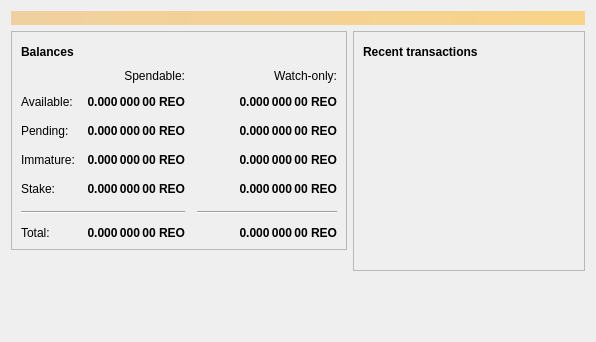
<?xml version="1.0" encoding="UTF-8"?>
<ui version="4.0">
 <class>OverviewPage</class>
 <widget class="QWidget" name="OverviewPage">
  <property name="geometry">
   <rect>
    <x>0</x>
    <y>0</y>
    <width>596</width>
    <height>342</height>
   </rect>
  </property>
  <property name="windowTitle">
   <string>Form</string>
  </property>
  <layout class="QVBoxLayout" name="topLayout">
   <item>
    <widget class="QLabel" name="labelAlerts">
     <property name="visible">
      <bool>false</bool>
     </property>
     <property name="styleSheet">
      <string notr="true">QLabel { background-color: qlineargradient(x1: 0, y1: 0, x2: 1, y2: 0, stop:0 #F0D0A0, stop:1 #F8D488); color:#000000; }</string>
     </property>
     <property name="wordWrap">
      <bool>true</bool>
     </property>
     <property name="margin">
      <number>3</number>
     </property>
     <property name="textInteractionFlags">
      <set>Qt::TextSelectableByMouse</set>
     </property>
    </widget>
   </item>
   <item>
    <layout class="QHBoxLayout" name="horizontalLayout" stretch="1,1">
     <item>
      <layout class="QVBoxLayout" name="verticalLayout_2">
       <item>
        <widget class="QFrame" name="frame">
         <property name="frameShape">
          <enum>QFrame::StyledPanel</enum>
         </property>
         <property name="frameShadow">
          <enum>QFrame::Raised</enum>
         </property>
         <layout class="QVBoxLayout" name="verticalLayout_4">
          <item>
           <layout class="QHBoxLayout" name="horizontalLayout_4">
            <item>
             <widget class="QLabel" name="label_5">
              <property name="font">
               <font>
                <weight>75</weight>
                <bold>true</bold>
               </font>
              </property>
              <property name="text">
               <string>Balances</string>
              </property>
             </widget>
            </item>
            <item>
             <widget class="QPushButton" name="labelWalletStatus">
              <property name="enabled">
               <bool>true</bool>
              </property>
              <property name="maximumSize">
               <size>
                <width>30</width>
                <height>16777215</height>
               </size>
              </property>
              <property name="toolTip">
               <string>The displayed information may be out of date. Your wallet automatically synchronizes with the Reo network after a connection is established, but this process has not completed yet.</string>
              </property>
              <property name="text">
               <string/>
              </property>
              <property name="icon">
               <iconset resource="../reo.qrc">
                <normaloff>:/icons/warning</normaloff>
                <disabledoff>:/icons/warning</disabledoff>:/icons/warning</iconset>
              </property>
              <property name="iconSize">
               <size>
                <width>24</width>
                <height>24</height>
               </size>
              </property>
              <property name="flat">
               <bool>true</bool>
              </property>
             </widget>
            </item>
            <item>
             <spacer name="horizontalSpacer_3">
              <property name="orientation">
               <enum>Qt::Horizontal</enum>
              </property>
              <property name="sizeHint" stdset="0">
               <size>
                <width>40</width>
                <height>20</height>
               </size>
              </property>
             </spacer>
            </item>
           </layout>
          </item>
          <item>
           <layout class="QGridLayout" name="gridLayout">
            <property name="spacing">
             <number>12</number>
            </property>
            <item row="2" column="2">
             <widget class="QLabel" name="labelWatchPending">
              <property name="font">
               <font>
                <weight>75</weight>
                <bold>true</bold>
               </font>
              </property>
              <property name="cursor">
               <cursorShape>IBeamCursor</cursorShape>
              </property>
              <property name="toolTip">
               <string>Unconfirmed transactions to watch-only addresses</string>
              </property>
              <property name="text">
               <string notr="true">0.000 000 00 REO</string>
              </property>
              <property name="alignment">
               <set>Qt::AlignRight|Qt::AlignTrailing|Qt::AlignVCenter</set>
              </property>
              <property name="textInteractionFlags">
               <set>Qt::LinksAccessibleByMouse|Qt::TextSelectableByKeyboard|Qt::TextSelectableByMouse</set>
              </property>
             </widget>
            </item>
            <item row="2" column="1">
             <widget class="QLabel" name="labelUnconfirmed">
              <property name="font">
               <font>
                <weight>75</weight>
                <bold>true</bold>
               </font>
              </property>
              <property name="cursor">
               <cursorShape>IBeamCursor</cursorShape>
              </property>
              <property name="toolTip">
               <string>Total of transactions that have yet to be confirmed, and do not yet count toward the spendable balance</string>
              </property>
              <property name="text">
               <string notr="true">0.000 000 00 REO</string>
              </property>
              <property name="alignment">
               <set>Qt::AlignRight|Qt::AlignTrailing|Qt::AlignVCenter</set>
              </property>
              <property name="textInteractionFlags">
               <set>Qt::LinksAccessibleByMouse|Qt::TextSelectableByKeyboard|Qt::TextSelectableByMouse</set>
              </property>
             </widget>
            </item>
            <item row="3" column="2">
             <widget class="QLabel" name="labelWatchImmature">
              <property name="font">
               <font>
                <weight>75</weight>
                <bold>true</bold>
               </font>
              </property>
              <property name="cursor">
               <cursorShape>IBeamCursor</cursorShape>
              </property>
              <property name="toolTip">
               <string>Mined balance in watch-only addresses that has not yet matured</string>
              </property>
              <property name="text">
               <string notr="true">0.000 000 00 REO</string>
              </property>
              <property name="alignment">
               <set>Qt::AlignRight|Qt::AlignTrailing|Qt::AlignVCenter</set>
              </property>
              <property name="textInteractionFlags">
               <set>Qt::LinksAccessibleByMouse|Qt::TextSelectableByKeyboard|Qt::TextSelectableByMouse</set>
              </property>
             </widget>
            </item>
            <item row="5" column="0" colspan="2">
             <widget class="Line" name="line">
              <property name="orientation">
               <enum>Qt::Horizontal</enum>
              </property>
             </widget>
            </item>
            <item row="5" column="2">
             <widget class="Line" name="lineWatchBalance">
              <property name="sizePolicy">
               <sizepolicy hsizetype="Preferred" vsizetype="Fixed">
                <horstretch>0</horstretch>
                <verstretch>0</verstretch>
               </sizepolicy>
              </property>
              <property name="minimumSize">
               <size>
                <width>140</width>
                <height>0</height>
               </size>
              </property>
              <property name="orientation">
               <enum>Qt::Horizontal</enum>
              </property>
             </widget>
            </item>
            <item row="6" column="0">
             <widget class="QLabel" name="labelTotalText">
              <property name="text">
               <string>Total:</string>
              </property>
             </widget>
            </item>
            <item row="3" column="1">
             <widget class="QLabel" name="labelImmature">
              <property name="font">
               <font>
                <weight>75</weight>
                <bold>true</bold>
               </font>
              </property>
              <property name="cursor">
               <cursorShape>IBeamCursor</cursorShape>
              </property>
              <property name="toolTip">
               <string>Mined balance that has not yet matured</string>
              </property>
              <property name="text">
               <string notr="true">0.000 000 00 REO</string>
              </property>
              <property name="alignment">
               <set>Qt::AlignRight|Qt::AlignTrailing|Qt::AlignVCenter</set>
              </property>
              <property name="textInteractionFlags">
               <set>Qt::LinksAccessibleByMouse|Qt::TextSelectableByKeyboard|Qt::TextSelectableByMouse</set>
              </property>
             </widget>
            </item>
            <item row="2" column="3">
             <spacer name="horizontalSpacer_2">
              <property name="orientation">
               <enum>Qt::Horizontal</enum>
              </property>
              <property name="sizeHint" stdset="0">
               <size>
                <width>40</width>
                <height>20</height>
               </size>
              </property>
             </spacer>
            </item>
            <item row="3" column="0">
             <widget class="QLabel" name="labelImmatureText">
              <property name="text">
               <string>Immature:</string>
              </property>
             </widget>
            </item>
            <item row="4" column="1">
             <widget class="QLabel" name="labelStake">
              <property name="font">
               <font>
                <weight>75</weight>
                <bold>true</bold>
               </font>
              </property>
              <property name="cursor">
               <cursorShape>IBeamCursor</cursorShape>
              </property>
              <property name="toolTip">
               <string>Stake</string>
              </property>
              <property name="text">
               <string notr="true">0.000 000 00 REO</string>
              </property>
              <property name="alignment">
               <set>Qt::AlignRight|Qt::AlignTrailing|Qt::AlignVCenter</set>
              </property>
              <property name="textInteractionFlags">
               <set>Qt::LinksAccessibleByMouse|Qt::TextSelectableByKeyboard|Qt::TextSelectableByMouse</set>
              </property>
             </widget>
            </item>
            <item row="4" column="3">
             <spacer name="horizontalSpacer_4">
              <property name="orientation">
               <enum>Qt::Horizontal</enum>
              </property>
              <property name="sizeHint" stdset="0">
               <size>
                <width>40</width>
                <height>20</height>
               </size>
              </property>
             </spacer>
            </item>
            <item row="4" column="0">
             <widget class="QLabel" name="labelStakeText">
              <property name="text">
                <string>Stake:</string>
              </property>
             </widget>
            </item>
            <item row="4" column="2">
             <widget class="QLabel" name="labelWatchStake">
              <property name="font">
               <font>
                <weight>75</weight>
                <bold>true</bold>
               </font>
              </property>
              <property name="cursor">
               <cursorShape>IBeamCursor</cursorShape>
              </property>
              <property name="toolTip">
               <string>Watch Stake</string>
              </property>
              <property name="text">
               <string notr="true">0.000 000 00 REO</string>
              </property>
              <property name="alignment">
               <set>Qt::AlignRight|Qt::AlignTrailing|Qt::AlignVCenter</set>
              </property>
              <property name="textInteractionFlags">
               <set>Qt::LinksAccessibleByMouse|Qt::TextSelectableByKeyboard|Qt::TextSelectableByMouse</set>
              </property>
             </widget>
            </item>
            <item row="6" column="1">
             <widget class="QLabel" name="labelTotal">
              <property name="font">
               <font>
                <weight>75</weight>
                <bold>true</bold>
               </font>
              </property>
              <property name="cursor">
               <cursorShape>IBeamCursor</cursorShape>
              </property>
              <property name="toolTip">
               <string>Your current total balance</string>
              </property>
              <property name="text">
               <string notr="true">0.000 000 00 REO</string>
              </property>
              <property name="alignment">
               <set>Qt::AlignRight|Qt::AlignTrailing|Qt::AlignVCenter</set>
              </property>
              <property name="textInteractionFlags">
               <set>Qt::LinksAccessibleByMouse|Qt::TextSelectableByKeyboard|Qt::TextSelectableByMouse</set>
              </property>
             </widget>
            </item>
            <item row="6" column="2">
             <widget class="QLabel" name="labelWatchTotal">
              <property name="font">
               <font>
                <weight>75</weight>
                <bold>true</bold>
               </font>
              </property>
              <property name="cursor">
               <cursorShape>IBeamCursor</cursorShape>
              </property>
              <property name="toolTip">
               <string>Current total balance in watch-only addresses</string>
              </property>
              <property name="text">
               <string notr="true">0.000 000 00 REO</string>
              </property>
              <property name="alignment">
               <set>Qt::AlignRight|Qt::AlignTrailing|Qt::AlignVCenter</set>
              </property>
              <property name="textInteractionFlags">
               <set>Qt::LinksAccessibleByMouse|Qt::TextSelectableByKeyboard|Qt::TextSelectableByMouse</set>
              </property>
             </widget>
            </item>
            <item row="0" column="2">
             <widget class="QLabel" name="labelWatchonly">
              <property name="text">
               <string>Watch-only:</string>
              </property>
              <property name="alignment">
               <set>Qt::AlignRight|Qt::AlignTrailing|Qt::AlignVCenter</set>
              </property>
             </widget>
            </item>
            <item row="1" column="0">
             <widget class="QLabel" name="labelBalanceText">
              <property name="text">
               <string>Available:</string>
              </property>
             </widget>
            </item>
            <item row="1" column="1">
             <widget class="QLabel" name="labelBalance">
              <property name="font">
               <font>
                <weight>75</weight>
                <bold>true</bold>
               </font>
              </property>
              <property name="cursor">
               <cursorShape>IBeamCursor</cursorShape>
              </property>
              <property name="toolTip">
               <string>Your current spendable balance</string>
              </property>
              <property name="text">
               <string notr="true">0.000 000 00 REO</string>
              </property>
              <property name="alignment">
               <set>Qt::AlignRight|Qt::AlignTrailing|Qt::AlignVCenter</set>
              </property>
              <property name="textInteractionFlags">
               <set>Qt::LinksAccessibleByMouse|Qt::TextSelectableByKeyboard|Qt::TextSelectableByMouse</set>
              </property>
             </widget>
            </item>
            <item row="1" column="2">
             <widget class="QLabel" name="labelWatchAvailable">
              <property name="font">
               <font>
                <weight>75</weight>
                <bold>true</bold>
               </font>
              </property>
              <property name="cursor">
               <cursorShape>IBeamCursor</cursorShape>
              </property>
              <property name="toolTip">
               <string>Your current balance in watch-only addresses</string>
              </property>
              <property name="text">
               <string notr="true">0.000 000 00 REO</string>
              </property>
              <property name="alignment">
               <set>Qt::AlignRight|Qt::AlignTrailing|Qt::AlignVCenter</set>
              </property>
              <property name="textInteractionFlags">
               <set>Qt::LinksAccessibleByMouse|Qt::TextSelectableByKeyboard|Qt::TextSelectableByMouse</set>
              </property>
             </widget>
            </item>
            <item row="2" column="0">
             <widget class="QLabel" name="labelPendingText">
              <property name="text">
               <string>Pending:</string>
              </property>
             </widget>
            </item>
            <item row="0" column="1">
             <widget class="QLabel" name="labelSpendable">
              <property name="text">
               <string>Spendable:</string>
              </property>
              <property name="alignment">
               <set>Qt::AlignRight|Qt::AlignTrailing|Qt::AlignVCenter</set>
              </property>
             </widget>
            </item>
           </layout>
          </item>
         </layout>
        </widget>
       </item>
       <item>
        <spacer name="verticalSpacer">
         <property name="orientation">
          <enum>Qt::Vertical</enum>
         </property>
         <property name="sizeHint" stdset="0">
          <size>
           <width>20</width>
           <height>40</height>
          </size>
         </property>
        </spacer>
       </item>
      </layout>
     </item>
     <item>
      <layout class="QVBoxLayout" name="verticalLayout_3">
       <item>
        <widget class="QFrame" name="frame_2">
         <property name="frameShape">
          <enum>QFrame::StyledPanel</enum>
         </property>
         <property name="frameShadow">
          <enum>QFrame::Raised</enum>
         </property>
         <layout class="QVBoxLayout" name="verticalLayout">
          <item>
           <layout class="QHBoxLayout" name="horizontalLayout_2">
            <item>
             <widget class="QLabel" name="label_4">
              <property name="font">
               <font>
                <weight>75</weight>
                <bold>true</bold>
               </font>
              </property>
              <property name="text">
               <string>Recent transactions</string>
              </property>
             </widget>
            </item>
            <item>
             <widget class="QPushButton" name="labelTransactionsStatus">
              <property name="enabled">
               <bool>true</bool>
              </property>
              <property name="maximumSize">
               <size>
                <width>30</width>
                <height>16777215</height>
               </size>
              </property>
              <property name="toolTip">
               <string>The displayed information may be out of date. Your wallet automatically synchronizes with the Reo network after a connection is established, but this process has not completed yet.</string>
              </property>
              <property name="text">
               <string/>
              </property>
              <property name="icon">
               <iconset resource="../reo.qrc">
                <normaloff>:/icons/warning</normaloff>
                <disabledoff>:/icons/warning</disabledoff>:/icons/warning</iconset>
              </property>
              <property name="iconSize">
               <size>
                <width>24</width>
                <height>24</height>
               </size>
              </property>
              <property name="flat">
               <bool>true</bool>
              </property>
             </widget>
            </item>
            <item>
             <spacer name="horizontalSpacer">
              <property name="orientation">
               <enum>Qt::Horizontal</enum>
              </property>
              <property name="sizeHint" stdset="0">
               <size>
                <width>40</width>
                <height>20</height>
               </size>
              </property>
             </spacer>
            </item>
           </layout>
          </item>
          <item>
           <widget class="QListView" name="listTransactions">
            <property name="styleSheet">
             <string notr="true">QListView { background: transparent; }</string>
            </property>
            <property name="frameShape">
             <enum>QFrame::NoFrame</enum>
            </property>
            <property name="verticalScrollBarPolicy">
             <enum>Qt::ScrollBarAlwaysOff</enum>
            </property>
            <property name="horizontalScrollBarPolicy">
             <enum>Qt::ScrollBarAlwaysOff</enum>
            </property>
            <property name="selectionMode">
             <enum>QAbstractItemView::NoSelection</enum>
            </property>
           </widget>
          </item>
         </layout>
        </widget>
       </item>
       <item>
        <spacer name="verticalSpacer_2">
         <property name="orientation">
          <enum>Qt::Vertical</enum>
         </property>
         <property name="sizeHint" stdset="0">
          <size>
           <width>20</width>
           <height>40</height>
          </size>
         </property>
        </spacer>
       </item>
      </layout>
     </item>
    </layout>
   </item>
  </layout>
 </widget>
 <resources/>
 <connections/>
</ui>
